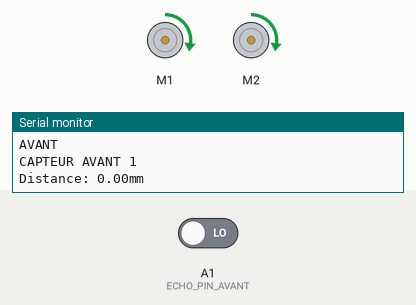
This sketch was run on a simulated Arduino Uno, built with avr-gcc and run on an emulated ATmega328P. Parts: 2 × DC motor (green arrow = forward, orange = backward, longer = faster), the last lines printed to the serial monitor. Inputs (shaded band) come from the test bench; at power-on: A1 (ECHO_PIN_AVANT) LOW.

Above: at 0.1 s.
At 100.7 s:
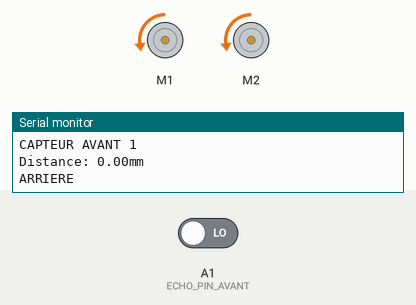
Timing chart, 0 to 102.2 s (numbered marks = the images above):
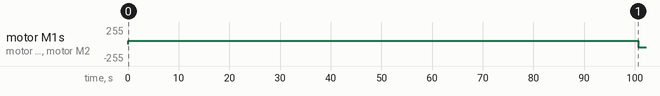

Measured:
- by itself, motor M1, motor M2: stopped → forward 50/255 at 0.00 s, → backward 50/255 101 s later

The sketch:

motor_ok.ino
```cpp
#include <Wire.h>
#include <Adafruit_MotorShield.h>

//moteur
// Create the motor shield object with the default I2C address
Adafruit_MotorShield AFMS = Adafruit_MotorShield();
// Or, create it with a different I2C address (say for stacking)
// Adafruit_MotorShield AFMS = Adafruit_MotorShield(0x61);

// Select which 'port' M1, M2, M3 or M4. In this case, M1
Adafruit_DCMotor *myMotor = AFMS.getMotor(1);
Adafruit_DCMotor *myMotor2 = AFMS.getMotor(2);
// You can also make another motor on port M2
//Adafruit_DCMotor *myOtherMotor = AFMS.getMotor(2);

int tick=0;


/* On initialise les broches trigger et echo*/
/* capteur de devant */
const byte TRIGGER_PIN_AVANT = A2; // Broche TRIGGER
const byte ECHO_PIN_AVANT = A1;    // Broche ECHO
/* capteur de gauche */
const byte TRIGGER_PIN_GAUCHE = 2; // Broche TRIGGER
const byte ECHO_PIN_GAUCHE = 8;    // Broche ECHO
/* capteur de droite */
const byte TRIGGER_PIN_DROITE = 4; // Broche TRIGGER
const byte ECHO_PIN_DROITE = 7;    // Broche ECHO
/* Vitesse du son  en mm/us */
const float VITESSE_SON = 340.0 / 1000;

/* Constantes pour le timeout */
const unsigned long TIMEOUT = 13000UL; // 13ms = ~4m à 340m/s

  float calculDistance(byte TRIGGER_PIN, byte ECHO_PIN){
  //on lance le calcul de distance en envoyant une impulsion de niveau haut de 10µs sur  TRIGGER
  pinMode(TRIGGER_PIN, OUTPUT);
  analogWrite(TRIGGER_PIN, HIGH);
  delayMicroseconds(10);
  analogWrite(TRIGGER_PIN, LOW);


  //on mesure le temps entre l'envoi de l'impulsion  et son renvoi si un obstacle existe
  long mesure_envoi_reception = pulseIn(ECHO_PIN, HIGH, TIMEOUT);

  //Calcul de la distance en mm
  float distance = mesure_envoi_reception / 2.0 * VITESSE_SON;

  Serial.print(F("Distance: "));
  Serial.print(distance);
  Serial.print(F("mm"));
   Serial.println(" ");


  //Délai pour ne pas spamer l'affichage des résultats
  delay(2000);

  }

void setup() {
  while(!Serial);
  Serial.begin(9600);           // set up Serial library at 9600 bps
  Serial.println("Adafruit Motorshield v2 - DC Motor test!");

  AFMS.begin();  // create with the default frequency 1.6KHz
  //AFMS.begin(1000);  // OR with a different frequency, say 1KHz

  // Set the speed to start, from 0 (off) to 255 (max speed)
  myMotor->setSpeed(150);
  myMotor->run(FORWARD);
  myMotor2->setSpeed(150);
  myMotor2->run(FORWARD);
  // turn on motor
  myMotor->run(RELEASE);
  myMotor2->run(RELEASE);

 pinMode(TRIGGER_PIN_AVANT, OUTPUT);
 analogWrite(TRIGGER_PIN_AVANT, LOW);
 pinMode(ECHO_PIN_AVANT, INPUT);

 pinMode(TRIGGER_PIN_GAUCHE, OUTPUT);
 digitalWrite(TRIGGER_PIN_GAUCHE, LOW);
 pinMode(ECHO_PIN_GAUCHE, INPUT);

 pinMode(TRIGGER_PIN_DROITE, OUTPUT);
 digitalWrite(TRIGGER_PIN_DROITE, LOW);
 pinMode(ECHO_PIN_DROITE, INPUT);
}

void loop() {


  uint8_t i;

  myMotor->setSpeed(50);
  myMotor2->setSpeed(50);

  Serial.println("AVANT");
  while(tick<50){
    myMotor->run(FORWARD);
    myMotor2->run(FORWARD);
    tick++;
    Serial.println("CAPTEUR AVANT 1");
    calculDistance(TRIGGER_PIN_AVANT, ECHO_PIN_AVANT);


  }

  Serial.println("ARRIERE");
  while(tick>0){
    myMotor->run(BACKWARD);
    myMotor2->run(BACKWARD);
    tick--;
   Serial.println("CAPTEUR AVANT 2");
   calculDistance(TRIGGER_PIN_AVANT, ECHO_PIN_AVANT);

  }

}
```
